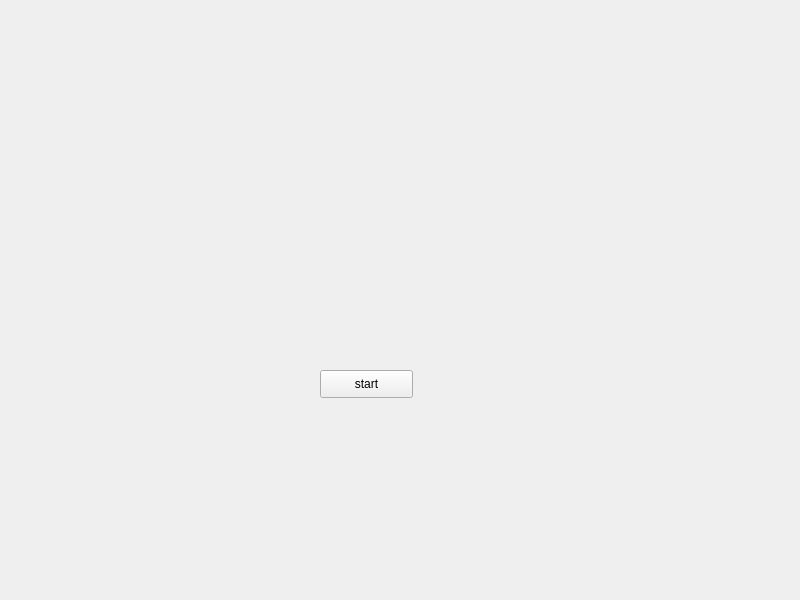
<?xml version="1.0" encoding="UTF-8"?>
<ui version="4.0">
 <class>MainWindow</class>
 <widget class="QMainWindow" name="MainWindow">
  <property name="geometry">
   <rect>
    <x>0</x>
    <y>0</y>
    <width>800</width>
    <height>600</height>
   </rect>
  </property>
  <property name="windowTitle">
   <string>MainWindow</string>
  </property>
  <widget class="QWidget" name="centralwidget">
   <widget class="QPushButton" name="start">
    <property name="geometry">
     <rect>
      <x>320</x>
      <y>370</y>
      <width>93</width>
      <height>28</height>
     </rect>
    </property>
    <property name="text">
     <string>start</string>
    </property>
   </widget>
  </widget>
 </widget>
 <resources/>
 <connections/>
</ui>
